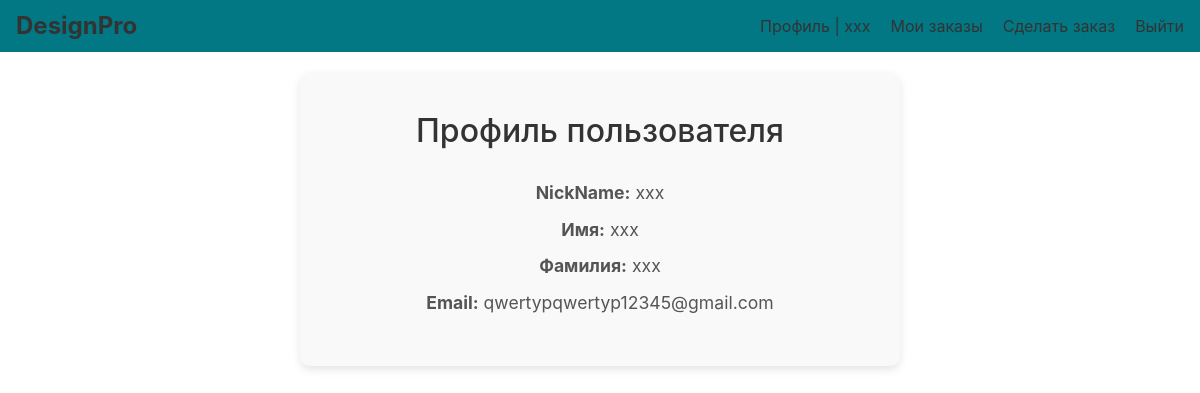
The page /registration/profile/ (signed in) on the database its author committed.
### design/models.py (models this page shows, shortened)
class CustomUser(AbstractUser):
    username = models.CharField(max_length=100, verbose_name='Имя пользователя', unique=True)
    email = models.EmailField(max_length=100, verbose_name='Email', unique=True)
    consent_data = models.BooleanField("Согласие на обработку данных", default=False)
    EMAIL_FIELD = 'email'
    USERNAME_FIELD = 'username'

### design/views.py (the view, shortened to what this page needs)
# urls.py: path('profile/', views.ProfileUser.as_view(), name='profile'),  # Каталог
class ProfileUser(LoginRequiredMixin, TemplateView):
    model = get_user_model()
    template_name = 'registration/profile.html'
    extra_context = {
        'title': "Профиль пользователя",
    }

### design/authentication.py (called while the page is built)
    def get_user(self, user_id):
        user_model = get_user_model()
        try:
            return user_model.objects.get(pk=user_id)
        except user_model.DoesNotExist:
            return None

### design/templates/registration/profile.html
{% extends 'base_generic.html' %}
{% block content %}
    <div class="profile-container">
        <h1>Профиль пользователя</h1>
        <div class="profile-info">
            <p><strong>NickName:</strong> {{ user.username }}</p>
            <p><strong>Имя:</strong> {{ user.first_name }}</p>
            <p><strong>Фамилия:</strong> {{ user.last_name }}</p>
            <p><strong>Email:</strong> {{ user.email }}</p>
        </div>
    </div>
{% endblock %}

### design/templates/base_generic.html (shortened to what this page needs)
{% load static %}
<!DOCTYPE html>
<html lang="en">
<head>
    <link rel="stylesheet" href="{% static 'css/style.css' %}"/>
    <link rel="stylesheet" href="https://stackpath.bootstrapcdn.com/bootstrap/4.5.2/css/bootstrap.min.css">
</head>
<body>
    <nav class="navbar">
        <a class="logo"  href="{% url 'home' %}">DesignPro</a>
        <ul class="nav-links">
            {% if user.is_authenticated %}
              <li><a href="{% url 'profile' %}">Профиль | {{ user.username }}</a></li>
              <li><a href="{% url 'order:list' %}">Мои заказы</a></li>
              <li><a href="{% url 'order:create' %}">Сделать заказ</a></li>
              <li><a href="{% url 'logout' %}"
		   onclick="event.preventDefault(); document.getElementById('logout-form').submit();">Выйти</a>
            </li>
            {% else %}
            <li><a href="{% url 'login' %}">Войти</a></li>
            <li><a href="{% url 'register' %}">Регистрация</a></li>
            {% endif %}
        </ul>
    </nav>
{% block content %}
{% endblock %}
</body>
</html>

### design/static/css/style.css (style rules this page uses)
body { margin: 0; height: 100vh; }
.navbar { display: flex; justify-content: space-between; align-items: center; padding: 10px 20px; background-color: #017884; margin-bottom: 20px; }
.logo { font-size: 1.5em; font-weight: bold; color: #333; }
.nav-links { list-style: none; display: flex; gap: 20px; margin: 0; padding: 0; }
.nav-links li { display: inline; }
.nav-links a { text-decoration: none; color: #333; font-size: 1em; transition: color 0.3s; }
.profile-container { display: flex; flex-direction: column; justify-content: center; align-items: center; text-align: center; padding: 40px; background-color: #f9f9f9; border-radius: 10px; box-shadow: 0 4px 8px rgba(0, 0, 0, 0.1); width: 80%; max-width: 600px; margin: 0 auto; }
.profile-container h1 { font-size: 2em; color: #333; margin-bottom: 20px; }
.profile-info p { font-size: 1.1em; color: #555; margin: 10px 0; }

### rows shown on the page
CustomUser: username "xxx", first_name "xxx", last_name "xxx", email "qwertypqwertyp12345@gmail.com"
